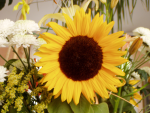
#> input picture day03/ex03/sunflower.png, 150 x 113 px
$ python main.py
#> lines starting #> are read from the running program, lines starting #| are printed output that depends on the picture
### day03/ex03/ImageProcessor.py
from PIL import Image
import numpy as np


class ImageProcessor:
    def load(self, path):
#> called with path = 'sunflower.png'
        self.img = Image.open(path)
#> self.img is the input picture: PIL image 150x113 RGB; mean R, G, B 164.2, 135.8, 63.8
        self.array = np.array(self.img)
        print(
            "Loading image of dimensions",
            self.array.shape[0], "x", self.array.shape[1])
#| Loading image of dimensions 113 x 150
        self.img.close()
        return self.array

    def display(self, array):
        self.render = Image.fromarray(array)
        self.render.show()

### day03/ex03/ColorFilter.py
import numpy as np


class ColorFilter:
    # [34 lines left out: functions invert, to_blue, to_green, to_red, celluloid, not called in this run]

    def to_grayscale(self, array, fil="mean"):
#> called with fil = 'm'
        if fil is "m" or fil is "mean":
            for line in array:
                for pixel in line:
                    grey = sum(pixel) / array.shape[2]
                    for i in range(len(pixel)):
                        pixel[i] = grey
#> this loop made 113 passes
#> after the loop, pixel = [39, 39, 39]
        elif fil is "w" or fil is "weighted":
            for line in array:
                for pixel in line:
                    grey = np.sum([
                        0.21 * pixel[0],
                        0.72 * pixel[1],
                        0.07 * pixel[2]])
                    for i in range(len(pixel)):
                        pixel[i] = grey

### day03/ex03/main.py
from ImageProcessor import ImageProcessor
from ColorFilter import ColorFilter


imp = ImageProcessor()
arr = imp.load("sunflower.png")
cf = ColorFilter()
cf.to_grayscale(arr, "m")
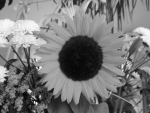
#> arr: shape (113, 150, 3); min 6, max 253, mean 120.9
imp.display(arr)

$ run again, with day03/ex03/elon.jpg saved as day03/ex03/sunflower.png
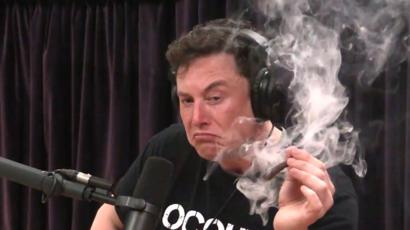
#> input picture day03/ex03/elon.jpg, 410 x 230 px
#> in load, self.img is the input picture: PIL image 410x230 RGB; mean R, G, B 80.6, 66.6, 66.4
#| Loading image of dimensions 230 x 410
#> after the loop in to_grayscale, `for line in array:`: pixel = [38, 38, 38]
#> `cf.to_grayscale(arr, "m")`:
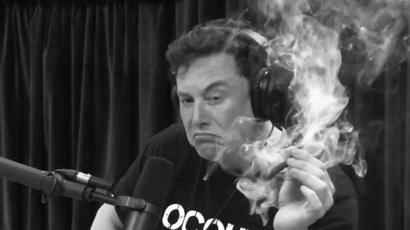
#> arr: shape (230, 410, 3); min 2, max 254, mean 70.9
